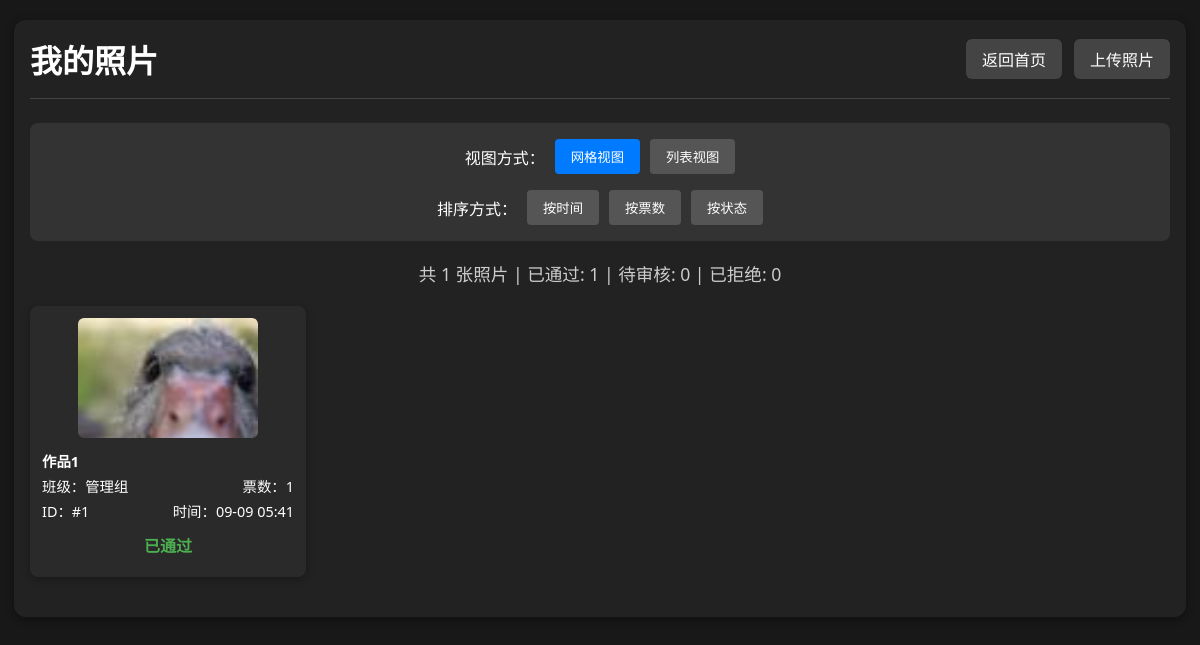
Page /my_photos (signed in) on the committed database.
### app.py (models this page shows)
class Photo(db.Model):
    id = db.Column(db.Integer, primary_key=True)
    url = db.Column(db.String(128))
    thumb_url = db.Column(db.String(128))
    title = db.Column(db.String(100), nullable=True)  # 作品名称
    class_name = db.Column(db.String(32))
    student_name = db.Column(db.String(32))
    vote_count = db.Column(db.Integer, default=0)
    user_id = db.Column(db.Integer, db.ForeignKey('user.id'), nullable=False)
    status = db.Column(db.Integer, default=0)  # 0=待审核, 1=已通过, 2=已拒绝
    created_at = db.Column(db.DateTime, default=db.func.current_timestamp())
    votes = db.relationship('Vote', backref='photo', lazy=True)

### app.py (the view)
@app.route('/my_photos')
@login_required
def my_photos():
    user_id = session.get('user_id')
    my_photos = Photo.query.filter_by(user_id=user_id).order_by(Photo.created_at.desc()).all()
    return render_template('my_photos.html', my_photos=my_photos)

### app.py (called while the page is built)
def login_required(f):
    @wraps(f)
    def decorated_function(*args, **kwargs):
        if 'user_id' not in session:
            return redirect(url_for('login'))
        user = User.query.get(session['user_id'])
        if not user or not user.is_active:
            session.clear()  # 清除session
            flash('账户已被禁用，请联系管理员')
            return redirect(url_for('login'))
        return f(*args, **kwargs)
    return decorated_function

### templates/my_photos.html (shortened to what this page needs)
<!DOCTYPE html>
<html lang="zh-cn">
<head>
</head>
<body>
    <div class="container">
        <div class="header">
            <h1 class="title">我的照片</h1>
            <div class="nav-links">
                <a href="{{ url_for('index') }}" class="nav-btn">返回首页</a>
                <a href="{{ url_for('upload') }}" class="nav-btn">上传照片</a>
            </div>
        </div>
        {% if my_photos %}
        <div class="controls">
            <div class="view-controls">
                <span>视图方式：</span>
                <button class="btn active" onclick="switchView('grid')">网格视图</button>
                <button class="btn" onclick="switchView('list')">列表视图</button>
            </div>
            <div class="sort-controls">
                <span>排序方式：</span>
                <button class="btn active" onclick="sortPhotos('time')">按时间</button>
                <button class="btn" onclick="sortPhotos('votes')">按票数</button>
                <button class="btn" onclick="sortPhotos('status')">按状态</button>
            </div>
        </div>
        <div class="stats">
            共 {{ my_photos|length }} 张照片 |
            已通过: {{ my_photos|selectattr("status", "equalto", 1)|list|length }} |
            待审核: {{ my_photos|selectattr("status", "equalto", 0)|list|length }} |
            已拒绝: {{ my_photos|selectattr("status", "equalto", 2)|list|length }}
        </div>
        <div id="grid-view" class="photo-grid">
            {% for photo in my_photos %}
            <div class="photo-item" data-votes="{{ photo.vote_count }}" data-time="{{ photo.created_at.timestamp() if photo.created_at else 0 }}" data-status="{{ photo.status }}">
                <img src="{{ photo.thumb_url }}" alt="我的照片" onclick="showModal('{{ photo.url }}')">
                <div class="photo-info">
                    {% if photo.title %}
                    <div class="photo-info-row">
                        <span style="font-weight: bold; color: #fff;">{{ photo.title }}</span>
                    </div>
                    {% endif %}
                    <div class="photo-info-row">
                        <span>班级：{{ photo.class_name }}</span>
                        <span>票数：{{ photo.vote_count }}</span>
                    </div>
                    <div class="photo-info-row">
                        <span>ID：#{{ photo.id }}</span>
                        <span>时间：{{ photo.created_at.strftime('%m-%d %H:%M') if photo.created_at else '' }}</span>
                    </div>
                </div>
                <div class="photo-status">
                    {% if photo.status == 0 %}
                        <span class="status-pending">待审核</span>
                    {% elif photo.status == 1 %}
                        <span class="status-approved">已通过</span>
                    {% else %}
                        <span class="status-rejected">已拒绝</span>
                    {% endif %}
                </div>
            </div>
            {% endfor %}
        </div>
        {% endif %}
    </div>
</body>
</html>

### templates/my_photos.html (style rules this page uses)
body { background: #181818; color: #fff; font-family: 'Segoe UI', Arial, sans-serif; margin: 0; padding: 0; }
.container { max-width: 1400px; margin: 32px auto; padding: 16px; background: #222; border-radius: 12px; box-shadow: 0 2px 8px #0006; }
.header { display: flex; justify-content: space-between; align-items: center; margin-bottom: 24px; padding-bottom: 16px; border-bottom: 1px solid #444; flex-wrap: wrap; gap: 16px; }
.title { font-size: clamp(1.5rem, 4vw, 2rem); margin: 0; }
.nav-links { display: flex; gap: 12px; flex-wrap: wrap; }
.nav-btn { padding: 8px 16px; background: #444; color: #fff; text-decoration: none; border-radius: 6px; transition: background 0.2s; }
.controls { display: flex; justify-content: space-between; align-items: center; margin-bottom: 20px; padding: 16px; background: #333; border-radius: 8px; flex-wrap: wrap; gap: 16px; }
.view-controls { display: flex; gap: 10px; align-items: center; flex-wrap: wrap; }
.sort-controls { display: flex; gap: 10px; align-items: center; flex-wrap: wrap; }
.btn { padding: 8px 16px; border: none; border-radius: 4px; cursor: pointer; background: #555; color: white; transition: background 0.2s; }
.btn:hover, .btn.active { background: #777; }
.btn.active { background: #007bff; }
.stats { text-align: center; margin-bottom: 20px; color: #ccc; font-size: 1.1rem; }
.photo-grid { display: grid; grid-template-columns: repeat(auto-fill, minmax(280px, 1fr)); gap: 18px; margin-bottom: 24px; }
.photo-item { background: #2a2a2a; border-radius: 8px; padding: 12px; box-shadow: 0 2px 8px rgba(0,0,0,0.3); display: flex; flex-direction: column; align-items: center; transition: transform 0.2s; }
.photo-item img { width: 100%; max-width: 180px; max-height: 120px; border-radius: 6px; cursor: pointer; margin-bottom: 12px; object-fit: cover; }
.photo-info { width: 100%; margin-bottom: 8px; }
.photo-info-row { display: flex; justify-content: space-between; margin-bottom: 4px; font-size: 0.9rem; }
.photo-status { width: 100%; text-align: center; margin-bottom: 8px; }
.status-approved { color: #4caf50; font-weight: bold; }
@media (max-width: 1200px) { .container { max-width: 95%; margin: 20px auto; } }
@media (max-width: 1200px) { .photo-grid { grid-template-columns: repeat(auto-fill, minmax(250px, 1fr)); gap: 16px; } }
.nav-links { justify-content: center; }
.controls { flex-direction: column; gap: 16px; align-items: stretch; }
.view-controls, .sort-controls { justify-content: center; flex-wrap: wrap; }
.photo-grid { grid-template-columns: repeat(auto-fill, minmax(250px, 1fr)); gap: 12px; }

### rows in the picture
Photo: thumb_url (picture), title "作品1", class_name "管理组", vote_count "1", id "1", created_at "09-09 05:41", status "已通过"

### other values in the picture
{{ my_photos|length }} "1"
{{ my_photos|selectattr("status", "equalto", 1)|list|length }} "1"
{{ my_photos|selectattr("status", "equalto", 0)|list|length }} "0"
{{ my_photos|selectattr("status", "equalto", 2)|list|length }} "0"
